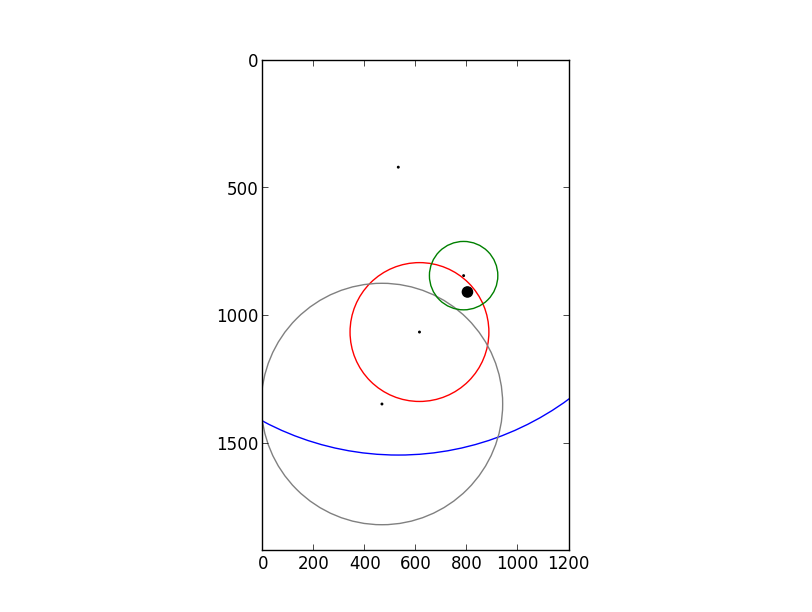

The script that drew this image:
#!/usr/bin/python

from math import sin,cos,pi
import numpy as np
import matplotlib.pyplot as plt
import constants


def revfunc(y, P0, n, d0):
    return d0 * np.power(10, (P0 - y) / (10 * n))

def drawCircle(xcenter, ycenter, radius, color='r'):
    circle = plt.Circle((xcenter, ycenter), radius)
    circle.set_edgecolor(color)
    circle.set_facecolor("none")  # "none" not None
  
    fig.gca().add_artist(circle)


ax = plt.gca()
ax.set_xlim((0, 1200))
ax.set_ylim((0, 1920))
ax.set_aspect('equal')
fig = plt.gcf()

# draw me
fig.gca().add_artist(plt.Circle((constants.xME, constants.yME), 20, color='black'))

# draw APs position
fig.gca().add_artist(plt.Circle((constants.x42, constants.y42), 3, color='black'))
fig.gca().add_artist(plt.Circle((constants.xCISCO, constants.yCISCO), 3, color='black'))
fig.gca().add_artist(plt.Circle((constants.xDLINK, constants.yDLINK), 3, color='black'))
fig.gca().add_artist(plt.Circle((constants.xNETGEAR, constants.yNETGEAR), 3, color='black'))

# draw circles - get radii from ./fit.py
drawCircle(constants.x42, constants.y42, 272, 'r')
drawCircle(constants.xCISCO, constants.yCISCO, 1128, 'b')
drawCircle(constants.xDLINK, constants.yDLINK, 473, 'gray')
drawCircle(constants.xNETGEAR, constants.yNETGEAR, 134, 'g')

plt.gca().invert_yaxis()


if __name__ == '__main__':
    # show the plot
    plt.show()
